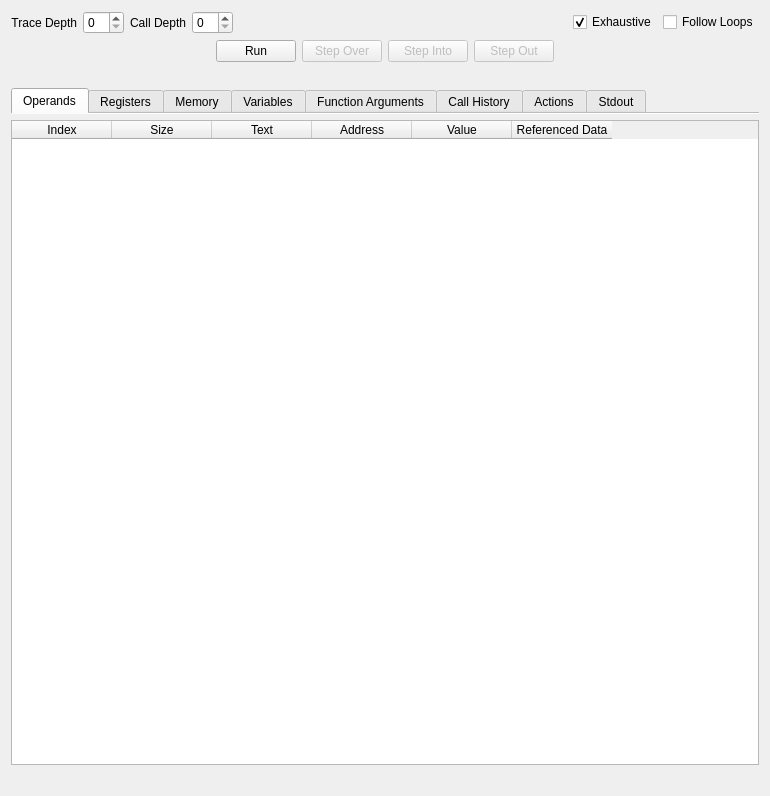
<?xml version="1.0" encoding="UTF-8"?>
<ui version="4.0">
 <class>EmulatorForm</class>
 <widget class="QWidget" name="EmulatorForm">
  <property name="geometry">
   <rect>
    <x>0</x>
    <y>0</y>
    <width>770</width>
    <height>796</height>
   </rect>
  </property>
  <property name="windowTitle">
   <string>Rugosa Emulator</string>
  </property>
  <layout class="QVBoxLayout" name="verticalLayout">
   <item>
    <layout class="QHBoxLayout" name="emulator_controls">
     <item>
      <widget class="QLabel" name="trace_depth_label">
       <property name="sizePolicy">
        <sizepolicy hsizetype="Preferred" vsizetype="Preferred">
         <horstretch>0</horstretch>
         <verstretch>0</verstretch>
        </sizepolicy>
       </property>
       <property name="toolTip">
        <string>Number of levels of parent callers to emulate</string>
       </property>
       <property name="text">
        <string>Trace Depth</string>
       </property>
       <property name="alignment">
        <set>Qt::AlignRight|Qt::AlignTrailing|Qt::AlignVCenter</set>
       </property>
      </widget>
     </item>
     <item>
      <widget class="QSpinBox" name="trace_depth">
       <property name="sizePolicy">
        <sizepolicy hsizetype="Maximum" vsizetype="Fixed">
         <horstretch>0</horstretch>
         <verstretch>0</verstretch>
        </sizepolicy>
       </property>
      </widget>
     </item>
     <item>
      <widget class="QLabel" name="call_depth_label">
       <property name="sizePolicy">
        <sizepolicy hsizetype="Preferred" vsizetype="Preferred">
         <horstretch>0</horstretch>
         <verstretch>0</verstretch>
        </sizepolicy>
       </property>
       <property name="toolTip">
        <string>Number of call levels deep to emulate</string>
       </property>
       <property name="text">
        <string>Call Depth</string>
       </property>
       <property name="alignment">
        <set>Qt::AlignRight|Qt::AlignTrailing|Qt::AlignVCenter</set>
       </property>
      </widget>
     </item>
     <item>
      <widget class="QSpinBox" name="call_depth">
       <property name="sizePolicy">
        <sizepolicy hsizetype="Maximum" vsizetype="Fixed">
         <horstretch>0</horstretch>
         <verstretch>0</verstretch>
        </sizepolicy>
       </property>
      </widget>
     </item>
     <item>
      <spacer name="horizontalSpacer">
       <property name="orientation">
        <enum>Qt::Horizontal</enum>
       </property>
       <property name="sizeHint" stdset="0">
        <size>
         <width>40</width>
         <height>20</height>
        </size>
       </property>
      </spacer>
     </item>
     <item>
      <widget class="QCheckBox" name="exhaustive">
       <property name="toolTip">
        <string>Whether to also follow loops for parent callers</string>
       </property>
       <property name="text">
        <string>Exhaustive</string>
       </property>
       <property name="checked">
        <bool>true</bool>
       </property>
      </widget>
     </item>
     <item>
      <widget class="QCheckBox" name="follow_loops">
       <property name="toolTip">
        <string>Whether to emulate loops instead of forcing a downward path</string>
       </property>
       <property name="text">
        <string>Follow Loops</string>
       </property>
      </widget>
     </item>
    </layout>
   </item>
   <item>
    <layout class="QHBoxLayout" name="emulator_buttons">
     <item>
      <spacer name="horizontalSpacer_5">
       <property name="orientation">
        <enum>Qt::Horizontal</enum>
       </property>
       <property name="sizeHint" stdset="0">
        <size>
         <width>40</width>
         <height>20</height>
        </size>
       </property>
      </spacer>
     </item>
     <item>
      <widget class="QPushButton" name="run_button">
       <property name="toolTip">
        <string>Emulate up to the current highlighted instruction</string>
       </property>
       <property name="text">
        <string>Run</string>
       </property>
      </widget>
     </item>
     <item>
      <widget class="QPushButton" name="step_over_button">
       <property name="enabled">
        <bool>false</bool>
       </property>
       <property name="toolTip">
        <string>Emulate the next instruction</string>
       </property>
       <property name="text">
        <string>Step Over</string>
       </property>
      </widget>
     </item>
     <item>
      <widget class="QPushButton" name="step_into_button">
       <property name="enabled">
        <bool>false</bool>
       </property>
       <property name="toolTip">
        <string>Not Supported Yet</string>
       </property>
       <property name="text">
        <string>Step Into</string>
       </property>
      </widget>
     </item>
     <item>
      <widget class="QPushButton" name="step_out_button">
       <property name="enabled">
        <bool>false</bool>
       </property>
       <property name="toolTip">
        <string>Not Supported Yet</string>
       </property>
       <property name="text">
        <string>Step Out</string>
       </property>
      </widget>
     </item>
     <item>
      <spacer name="horizontalSpacer_6">
       <property name="orientation">
        <enum>Qt::Horizontal</enum>
       </property>
       <property name="sizeHint" stdset="0">
        <size>
         <width>40</width>
         <height>20</height>
        </size>
       </property>
      </spacer>
     </item>
    </layout>
   </item>
   <item>
    <widget class="QLabel" name="instruction">
     <property name="toolTip">
      <string>&lt;html&gt;&lt;head/&gt;&lt;body&gt;&lt;p&gt;Current instruction emulated up to.&lt;/p&gt;&lt;/body&gt;&lt;/html&gt;</string>
     </property>
     <property name="text">
      <string>&lt;instruction&gt;</string>
     </property>
    </widget>
   </item>
   <item>
    <widget class="QTabWidget" name="tabs">
     <property name="tabPosition">
      <enum>QTabWidget::North</enum>
     </property>
     <property name="tabShape">
      <enum>QTabWidget::Rounded</enum>
     </property>
     <property name="currentIndex">
      <number>0</number>
     </property>
     <property name="documentMode">
      <bool>true</bool>
     </property>
     <property name="tabsClosable">
      <bool>false</bool>
     </property>
     <property name="movable">
      <bool>true</bool>
     </property>
     <widget class="QWidget" name="operands_tab">
      <property name="toolTip">
       <string>Contents of the operands of the current instruction</string>
      </property>
      <attribute name="title">
       <string>Operands</string>
      </attribute>
      <layout class="QVBoxLayout" name="verticalLayout_2">
       <property name="leftMargin">
        <number>0</number>
       </property>
       <property name="topMargin">
        <number>6</number>
       </property>
       <property name="rightMargin">
        <number>0</number>
       </property>
       <property name="bottomMargin">
        <number>0</number>
       </property>
       <item>
        <widget class="QTableWidget" name="operands_table">
         <property name="contextMenuPolicy">
          <enum>Qt::CustomContextMenu</enum>
         </property>
         <property name="editTriggers">
          <set>QAbstractItemView::NoEditTriggers</set>
         </property>
         <property name="selectionBehavior">
          <enum>QAbstractItemView::SelectRows</enum>
         </property>
         <property name="sortingEnabled">
          <bool>true</bool>
         </property>
         <attribute name="horizontalHeaderCascadingSectionResizes">
          <bool>true</bool>
         </attribute>
         <attribute name="verticalHeaderVisible">
          <bool>false</bool>
         </attribute>
         <column>
          <property name="text">
           <string>Index</string>
          </property>
         </column>
         <column>
          <property name="text">
           <string>Size</string>
          </property>
         </column>
         <column>
          <property name="text">
           <string>Text</string>
          </property>
         </column>
         <column>
          <property name="text">
           <string>Address</string>
          </property>
         </column>
         <column>
          <property name="text">
           <string>Value</string>
          </property>
         </column>
         <column>
          <property name="text">
           <string>Referenced Data</string>
          </property>
         </column>
        </widget>
       </item>
      </layout>
     </widget>
     <widget class="QWidget" name="registers_tab">
      <property name="toolTip">
       <string>Content of the registers</string>
      </property>
      <attribute name="title">
       <string>Registers</string>
      </attribute>
      <layout class="QVBoxLayout" name="verticalLayout_3">
       <property name="leftMargin">
        <number>0</number>
       </property>
       <property name="topMargin">
        <number>6</number>
       </property>
       <property name="rightMargin">
        <number>0</number>
       </property>
       <property name="bottomMargin">
        <number>0</number>
       </property>
       <item>
        <widget class="QTableWidget" name="registers_table">
         <property name="contextMenuPolicy">
          <enum>Qt::CustomContextMenu</enum>
         </property>
         <property name="editTriggers">
          <set>QAbstractItemView::NoEditTriggers</set>
         </property>
         <property name="sortingEnabled">
          <bool>true</bool>
         </property>
         <attribute name="verticalHeaderVisible">
          <bool>false</bool>
         </attribute>
         <column>
          <property name="text">
           <string>Name</string>
          </property>
         </column>
         <column>
          <property name="text">
           <string>Value</string>
          </property>
         </column>
         <column>
          <property name="text">
           <string>Referenced Data</string>
          </property>
         </column>
        </widget>
       </item>
      </layout>
     </widget>
     <widget class="QWidget" name="memory_tab">
      <property name="toolTip">
       <string>Contents of memory</string>
      </property>
      <attribute name="title">
       <string>Memory</string>
      </attribute>
      <layout class="QVBoxLayout" name="verticalLayout_6">
       <property name="leftMargin">
        <number>0</number>
       </property>
       <property name="topMargin">
        <number>6</number>
       </property>
       <property name="rightMargin">
        <number>0</number>
       </property>
       <property name="bottomMargin">
        <number>0</number>
       </property>
       <item>
        <layout class="QHBoxLayout" name="memory_controls">
         <property name="topMargin">
          <number>3</number>
         </property>
         <property name="bottomMargin">
          <number>0</number>
         </property>
         <item>
          <widget class="QLabel" name="label">
           <property name="text">
            <string>Start Address</string>
           </property>
          </widget>
         </item>
         <item>
          <widget class="QLineEdit" name="memory_start">
           <property name="sizePolicy">
            <sizepolicy hsizetype="Maximum" vsizetype="Fixed">
             <horstretch>0</horstretch>
             <verstretch>0</verstretch>
            </sizepolicy>
           </property>
           <property name="placeholderText">
            <string>0x401000</string>
           </property>
          </widget>
         </item>
         <item>
          <widget class="QLabel" name="label_2">
           <property name="text">
            <string>Size</string>
           </property>
          </widget>
         </item>
         <item>
          <widget class="QSpinBox" name="memory_size">
           <property name="sizePolicy">
            <sizepolicy hsizetype="Maximum" vsizetype="Fixed">
             <horstretch>0</horstretch>
             <verstretch>0</verstretch>
            </sizepolicy>
           </property>
           <property name="minimumSize">
            <size>
             <width>10</width>
             <height>0</height>
            </size>
           </property>
           <property name="maximum">
            <number>65535</number>
           </property>
           <property name="value">
            <number>1024</number>
           </property>
          </widget>
         </item>
         <item>
          <widget class="QPushButton" name="memory_load_button">
           <property name="text">
            <string>Load</string>
           </property>
          </widget>
         </item>
         <item>
          <spacer name="horizontalSpacer_3">
           <property name="orientation">
            <enum>Qt::Horizontal</enum>
           </property>
           <property name="sizeHint" stdset="0">
            <size>
             <width>40</width>
             <height>20</height>
            </size>
           </property>
          </spacer>
         </item>
         <item>
          <widget class="QPushButton" name="memory_export_button">
           <property name="text">
            <string>Export</string>
           </property>
          </widget>
         </item>
        </layout>
       </item>
       <item>
        <widget class="QTextEdit" name="memory_hexdump">
         <property name="lineWrapMode">
          <enum>QTextEdit::NoWrap</enum>
         </property>
         <property name="readOnly">
          <bool>true</bool>
         </property>
         <property name="acceptRichText">
          <bool>false</bool>
         </property>
         <property name="textInteractionFlags">
          <set>Qt::TextSelectableByKeyboard|Qt::TextSelectableByMouse</set>
         </property>
        </widget>
       </item>
       <item>
        <widget class="QTableWidget" name="memory_blocks_table">
         <property name="sizePolicy">
          <sizepolicy hsizetype="Expanding" vsizetype="Maximum">
           <horstretch>0</horstretch>
           <verstretch>0</verstretch>
          </sizepolicy>
         </property>
         <property name="toolTip">
          <string>Currently mapped memory blocks</string>
         </property>
         <property name="sizeAdjustPolicy">
          <enum>QAbstractScrollArea::AdjustToContents</enum>
         </property>
         <property name="editTriggers">
          <set>QAbstractItemView::NoEditTriggers</set>
         </property>
         <property name="selectionMode">
          <enum>QAbstractItemView::SingleSelection</enum>
         </property>
         <property name="selectionBehavior">
          <enum>QAbstractItemView::SelectRows</enum>
         </property>
         <attribute name="verticalHeaderVisible">
          <bool>false</bool>
         </attribute>
         <column>
          <property name="text">
           <string>Start</string>
          </property>
         </column>
         <column>
          <property name="text">
           <string>End</string>
          </property>
         </column>
         <column>
          <property name="text">
           <string>Size</string>
          </property>
         </column>
        </widget>
       </item>
      </layout>
     </widget>
     <widget class="QWidget" name="variables_tab">
      <property name="toolTip">
       <string>Contents of labeled data</string>
      </property>
      <attribute name="title">
       <string>Variables</string>
      </attribute>
      <layout class="QVBoxLayout" name="verticalLayout_4">
       <property name="leftMargin">
        <number>0</number>
       </property>
       <property name="topMargin">
        <number>6</number>
       </property>
       <property name="rightMargin">
        <number>0</number>
       </property>
       <property name="bottomMargin">
        <number>0</number>
       </property>
       <item>
        <widget class="QTableWidget" name="variables_table">
         <property name="contextMenuPolicy">
          <enum>Qt::CustomContextMenu</enum>
         </property>
         <property name="editTriggers">
          <set>QAbstractItemView::NoEditTriggers</set>
         </property>
         <property name="sortingEnabled">
          <bool>true</bool>
         </property>
         <attribute name="horizontalHeaderCascadingSectionResizes">
          <bool>true</bool>
         </attribute>
         <attribute name="horizontalHeaderShowSortIndicator" stdset="0">
          <bool>true</bool>
         </attribute>
         <attribute name="verticalHeaderVisible">
          <bool>false</bool>
         </attribute>
         <attribute name="verticalHeaderCascadingSectionResizes">
          <bool>false</bool>
         </attribute>
         <column>
          <property name="text">
           <string>Address</string>
          </property>
         </column>
         <column>
          <property name="text">
           <string>Stack Offset</string>
          </property>
         </column>
         <column>
          <property name="text">
           <string>Data Type</string>
          </property>
         </column>
         <column>
          <property name="text">
           <string>Size</string>
          </property>
         </column>
         <column>
          <property name="text">
           <string>Name</string>
          </property>
         </column>
         <column>
          <property name="text">
           <string>Value</string>
          </property>
         </column>
        </widget>
       </item>
      </layout>
     </widget>
     <widget class="QWidget" name="function_arguments_tab">
      <property name="toolTip">
       <string>Contents of arguments if current instruction is a function call</string>
      </property>
      <attribute name="title">
       <string>Function Arguments</string>
      </attribute>
      <layout class="QVBoxLayout" name="verticalLayout_5">
       <property name="spacing">
        <number>6</number>
       </property>
       <property name="leftMargin">
        <number>0</number>
       </property>
       <property name="topMargin">
        <number>6</number>
       </property>
       <property name="rightMargin">
        <number>0</number>
       </property>
       <property name="bottomMargin">
        <number>0</number>
       </property>
       <item>
        <layout class="QHBoxLayout" name="function_arguments_form">
         <property name="leftMargin">
          <number>3</number>
         </property>
         <property name="topMargin">
          <number>3</number>
         </property>
         <property name="rightMargin">
          <number>3</number>
         </property>
         <property name="bottomMargin">
          <number>3</number>
         </property>
         <item>
          <widget class="QLabel" name="function_signature">
           <property name="toolTip">
            <string>Function signature of called function</string>
           </property>
           <property name="text">
            <string>&lt;function signature&gt;</string>
           </property>
          </widget>
         </item>
         <item>
          <spacer name="horizontalSpacer_2">
           <property name="orientation">
            <enum>Qt::Horizontal</enum>
           </property>
           <property name="sizeHint" stdset="0">
            <size>
             <width>40</width>
             <height>20</height>
            </size>
           </property>
          </spacer>
         </item>
         <item>
          <widget class="QLabel" name="num_args_label">
           <property name="toolTip">
            <string>Adjust the number of arguments for the function call</string>
           </property>
           <property name="text">
            <string>Number of Arguments</string>
           </property>
          </widget>
         </item>
         <item>
          <widget class="QSpinBox" name="num_args"/>
         </item>
        </layout>
       </item>
       <item>
        <widget class="QTableWidget" name="function_arguments_table">
         <property name="contextMenuPolicy">
          <enum>Qt::CustomContextMenu</enum>
         </property>
         <property name="editTriggers">
          <set>QAbstractItemView::NoEditTriggers</set>
         </property>
         <property name="sortingEnabled">
          <bool>true</bool>
         </property>
         <attribute name="verticalHeaderVisible">
          <bool>false</bool>
         </attribute>
         <column>
          <property name="text">
           <string>Ordinal</string>
          </property>
         </column>
         <column>
          <property name="text">
           <string>Location</string>
          </property>
         </column>
         <column>
          <property name="text">
           <string>Data Type</string>
          </property>
         </column>
         <column>
          <property name="text">
           <string>Size</string>
          </property>
         </column>
         <column>
          <property name="text">
           <string>Name</string>
          </property>
         </column>
         <column>
          <property name="text">
           <string>Address</string>
          </property>
         </column>
         <column>
          <property name="text">
           <string>Value</string>
          </property>
         </column>
         <column>
          <property name="text">
           <string>Referenced Data</string>
          </property>
         </column>
        </widget>
       </item>
      </layout>
     </widget>
     <widget class="QWidget" name="call_history_tab">
      <property name="toolTip">
       <string>Function calls observed during emulation</string>
      </property>
      <attribute name="title">
       <string>Call History</string>
      </attribute>
      <layout class="QVBoxLayout" name="verticalLayout_8">
       <property name="leftMargin">
        <number>0</number>
       </property>
       <property name="topMargin">
        <number>6</number>
       </property>
       <property name="rightMargin">
        <number>0</number>
       </property>
       <property name="bottomMargin">
        <number>0</number>
       </property>
       <item>
        <widget class="QTableWidget" name="call_history_table">
         <property name="editTriggers">
          <set>QAbstractItemView::NoEditTriggers</set>
         </property>
         <property name="sortingEnabled">
          <bool>true</bool>
         </property>
         <attribute name="verticalHeaderVisible">
          <bool>false</bool>
         </attribute>
         <column>
          <property name="text">
           <string>Address</string>
          </property>
         </column>
         <column>
          <property name="text">
           <string>Function Call</string>
          </property>
         </column>
        </widget>
       </item>
      </layout>
     </widget>
     <widget class="QWidget" name="actions_tab">
      <property name="toolTip">
       <string>Interesting actions observed during emulation</string>
      </property>
      <attribute name="title">
       <string>Actions</string>
      </attribute>
      <layout class="QVBoxLayout" name="actions_layout">
       <property name="leftMargin">
        <number>0</number>
       </property>
       <property name="topMargin">
        <number>6</number>
       </property>
       <property name="rightMargin">
        <number>0</number>
       </property>
       <property name="bottomMargin">
        <number>0</number>
       </property>
       <item>
        <widget class="QTreeWidget" name="actions_table">
         <property name="contextMenuPolicy">
          <enum>Qt::CustomContextMenu</enum>
         </property>
         <property name="editTriggers">
          <set>QAbstractItemView::NoEditTriggers</set>
         </property>
         <property name="indentation">
          <number>20</number>
         </property>
         <property name="rootIsDecorated">
          <bool>true</bool>
         </property>
         <property name="uniformRowHeights">
          <bool>false</bool>
         </property>
         <property name="sortingEnabled">
          <bool>true</bool>
         </property>
         <property name="animated">
          <bool>true</bool>
         </property>
         <property name="headerHidden">
          <bool>false</bool>
         </property>
         <attribute name="headerShowSortIndicator" stdset="0">
          <bool>true</bool>
         </attribute>
         <column>
          <property name="text">
           <string>Address</string>
          </property>
         </column>
         <column>
          <property name="text">
           <string>Action</string>
          </property>
         </column>
         <column>
          <property name="text">
           <string>Attribute</string>
          </property>
         </column>
         <column>
          <property name="text">
           <string>Value</string>
          </property>
         </column>
        </widget>
       </item>
      </layout>
     </widget>
     <widget class="QWidget" name="stdout_tab">
      <property name="toolTip">
       <string>Current contents of the stdout stream</string>
      </property>
      <attribute name="title">
       <string>Stdout</string>
      </attribute>
      <layout class="QVBoxLayout" name="verticalLayout_7">
       <property name="leftMargin">
        <number>0</number>
       </property>
       <property name="topMargin">
        <number>6</number>
       </property>
       <property name="rightMargin">
        <number>0</number>
       </property>
       <property name="bottomMargin">
        <number>0</number>
       </property>
       <item>
        <layout class="QHBoxLayout" name="horizontalLayout">
         <item>
          <spacer name="horizontalSpacer_4">
           <property name="orientation">
            <enum>Qt::Horizontal</enum>
           </property>
           <property name="sizeHint" stdset="0">
            <size>
             <width>40</width>
             <height>20</height>
            </size>
           </property>
          </spacer>
         </item>
         <item>
          <widget class="QPushButton" name="stdout_export_button">
           <property name="text">
            <string>Export</string>
           </property>
          </widget>
         </item>
        </layout>
       </item>
       <item>
        <widget class="QTextEdit" name="stdout_textdump">
         <property name="lineWrapMode">
          <enum>QTextEdit::NoWrap</enum>
         </property>
         <property name="readOnly">
          <bool>true</bool>
         </property>
         <property name="acceptRichText">
          <bool>false</bool>
         </property>
         <property name="textInteractionFlags">
          <set>Qt::TextSelectableByKeyboard|Qt::TextSelectableByMouse</set>
         </property>
        </widget>
       </item>
      </layout>
     </widget>
    </widget>
   </item>
   <item>
    <widget class="QLabel" name="status">
     <property name="text">
      <string>&lt;status&gt;</string>
     </property>
    </widget>
   </item>
  </layout>
 </widget>
 <resources/>
 <connections/>
</ui>
